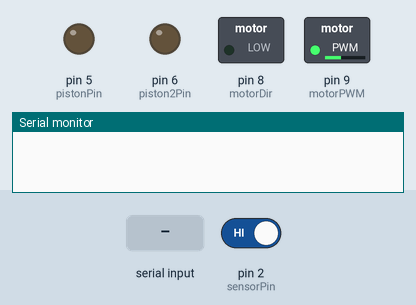
Simulated run of this sketch. Board: Arduino Uno, built with avr-gcc and run on an emulated ATmega328P. Parts: switched loads named in the sketch (green lamp = pin HIGH), output pins drawn as LEDs (lit = HIGH), the last lines printed to the serial monitor. Dashed ring = blinking. The inputs (shaded band) are chosen by the test bench; at power-on: pin 2 (sensorPin) HIGH.

Above: at 1.2 s.
1.3 s: "P" received over Serial
At 1.7 s:
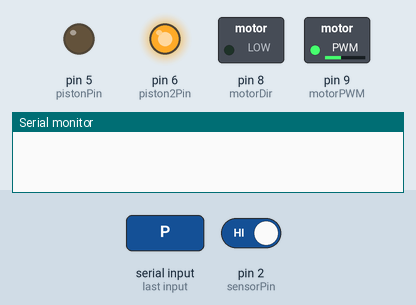
3.3 s: pin 2 (sensorPin) driven LOW
At 5.4 s:
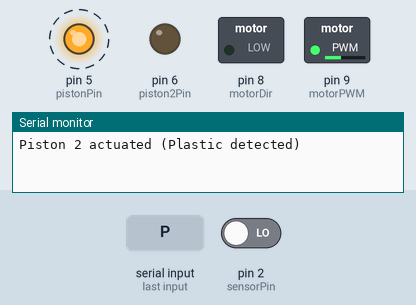
6.3 s: "R" received over Serial
9.2 s: pin 2 (sensorPin) driven HIGH
Timing chart, 0 to 11.9 s (numbered marks = the images above; inputs shaded):
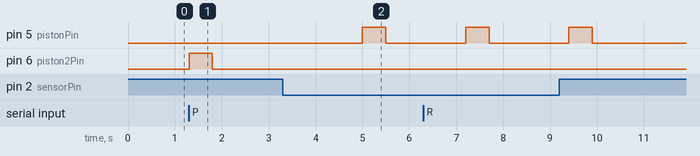

The sketch:

aurduino.ino
```cpp
// Pin Definitions
const int motorPWM = 9;
const int motorDir = 8;
const int sensorPin = 2;
const int pistonPin = 5;    // existing piston
const int piston2Pin = 6;   // new piston for plastic detection

void setup() {
  pinMode(motorPWM, OUTPUT);
  pinMode(motorDir, OUTPUT);
  pinMode(sensorPin, INPUT);
  pinMode(pistonPin, OUTPUT);
  pinMode(piston2Pin, OUTPUT);

  digitalWrite(pistonPin, LOW);
  digitalWrite(piston2Pin, LOW);

  // Start motor moving forward
  digitalWrite(motorDir, LOW);
  analogWrite(motorPWM, 100);

  // Start Serial Communication
  Serial.begin(9600);
}

void loop() {
  int sensorState = digitalRead(sensorPin);

  // Existing piston (sensor-based)
  if (sensorState == LOW) {
    delay(1700);
    digitalWrite(pistonPin, HIGH);
    delay(500);
    digitalWrite(pistonPin, LOW);
  }

  // === Serial Input from PyCharm ===
  if (Serial.available() > 0) {
    char command = Serial.read();

    if (command == 'P') {
      // Plastic detected -> actuate piston 2
      digitalWrite(piston2Pin, HIGH);
      delay(500);
      digitalWrite(piston2Pin, LOW);
      Serial.println("Piston 2 actuated (Plastic detected)");
    }
    else if (command == 'R') {
      // Paper detected (optional action)
      Serial.println("Paper detected, no piston action");
    }
  }
}
```

Measured:
- after the input at 1.3 s, pin 6 (piston2Pin): LOW → HIGH at once, → LOW 0.50 s later
- after the input at 3.3 s, pin 5 (pistonPin): LOW → HIGH after 1.7 s, → LOW 0.50 s later
